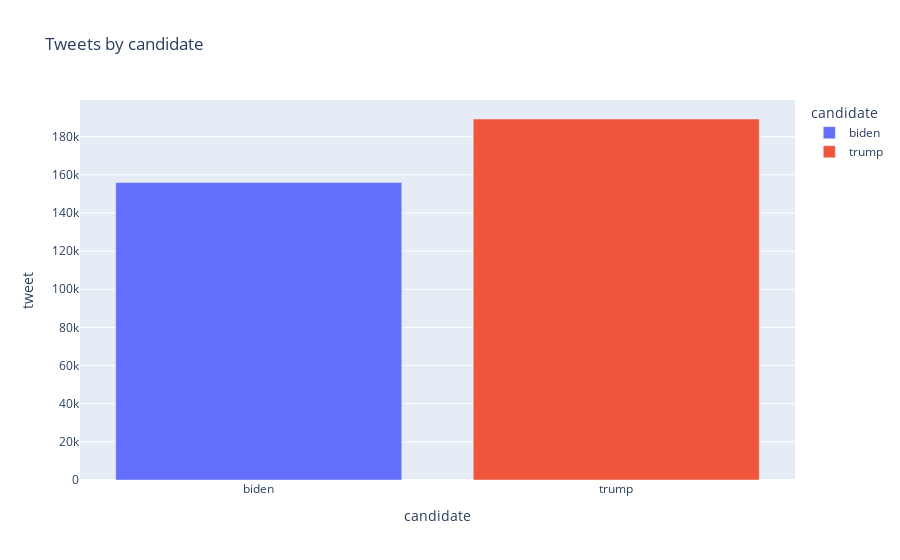

The cell this chart's notebook holds for it:
### Code cell
# check the unique county names 
dataset['country'].value_counts()

# EDA (Exploratory Data Analysis)
# Group by candidate 
tweet_count = dataset.groupby('candidate')['tweet'].count().reset_index()
print(tweet_count.head())
# ['tweet'].count().reset_index()

# Building bar chart candidate wise to know tweets 
fig  = px.bar(tweet_count,x= 'candidate',y='tweet',color='candidate',title= 'Tweets by candidate')
# show the chart
fig.show() # It shows Trump received more number of tweets compared to biden

### Figure 1 — Plotly figure (JSON) as saved in the notebook; plotly's stock layout.template omitted (floating-point values rounded to 4 significant figures)
{"data": [{"hovertemplate": "candidate=%{x}<br>tweet=%{y}<extra></extra>", "legendgroup": "biden", "marker": {"color": "#636efa", "pattern": {"shape": ""}}, "name": "biden", "orientation": "v", "showlegend": true, "textposition": "auto", "type": "bar", "x": ["biden"], "xaxis": "x", "y": [155948], "yaxis": "y"}, {"hovertemplate": "candidate=%{x}<br>tweet=%{y}<extra></extra>", "legendgroup": "trump", "marker": {"color": "#EF553B", "pattern": {"shape": ""}}, "name": "trump", "orientation": "v", "showlegend": true, "textposition": "auto", "type": "bar", "x": ["trump"], "xaxis": "x", "y": [189276], "yaxis": "y"}], "layout": {"barmode": "relative", "legend": {"title": {"text": "candidate"}, "tracegroupgap": 0}, "title": {"text": "Tweets by candidate"}, "xaxis": {"anchor": "y", "categoryarray": ["biden", "trump"], "categoryorder": "array", "domain": [0, 1], "title": {"text": "candidate"}}, "yaxis": {"anchor": "x", "domain": [0, 1], "title": {"text": "tweet"}}}}
